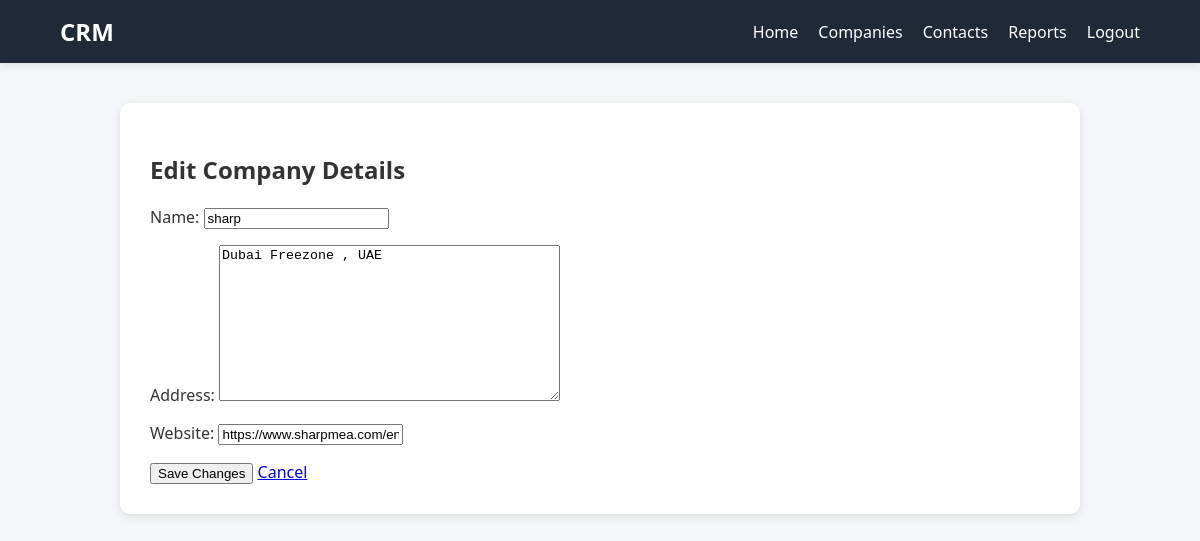
Screenshot of /companies/1/edit/ (signed in) with the database file from the repository.
### crm_app/models.py (models this page shows, shortened)
class Company(models.Model):
    owner = models.ForeignKey(User, on_delete=models.CASCADE)
    name = models.CharField(max_length=200)
    address = models.TextField(blank=True)
    website = models.URLField(blank=True)

### crm_app/views.py (the view)
# urls.py: path('companies/<int:pk>/edit/', views.edit_company, name='edit_company'),
def edit_company(request, pk):
    company = get_object_or_404(Company, pk=pk)
    if request.method == "POST":
        form = CompanyForm(request.POST, instance=company)
        if form.is_valid():
            form.save()
            return redirect('company_detail', pk=company.pk)
    else:
        form = CompanyForm(instance=company)
    return render(request, 'edit_company.html', {'form': form, 'company': company})

### crm_app/forms.py
class CompanyForm(forms.ModelForm):
    class Meta:
        model = Company
        fields = ['name', 'address', 'website']

### crm_app/templates/edit_company.html (shortened to what this page needs)
{% extends 'base.html' %}
{% block content %}
<div class="container mt-5">
  <div class="card shadow-sm p-4 rounded-3">
    <h2 class="mb-4 text-center text-primary">Edit Company Details</h2>
    <form method="post" class="needs-validation" novalidate>
      {{ form.as_p }}
      <div class="d-flex justify-content-center gap-3 mt-3">
        <button type="submit" class="btn btn-success px-4">Save Changes</button>
        <a href="{% url 'company_detail' company.id %}" class="btn btn-secondary px-4">Cancel</a>
      </div>
    </form>
  </div>
</div>
{% endblock %}

### crm_app/static/css/base.css (style rules this page uses)
body { font-family: 'Segoe UI', Tahoma, Geneva, Verdana, sans-serif; margin: 0; background-color: #f4f6f9; color: #333; }

### rows the page displays
Company: name "sharp", address "Dubai Freezone , UAE", website "https://www.sharpmea.com/en/"
